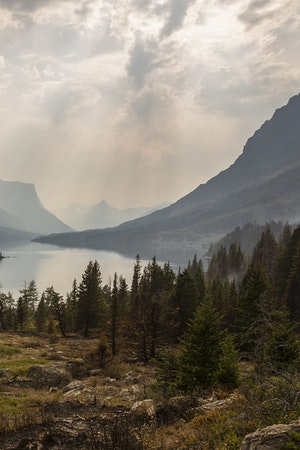
#> input picture Programas/Imagenes/paisaje.jpg, 300 x 450 px
$ python Practica24.py
#> lines starting #> are read from the running program, lines starting #| are printed output that depends on the picture
# importamos las librerias
import cv2
import numpy as np

# Ruta de imagen
ruta_imagen1 = "Imagenes/paisaje.jpg"
ruta_imagen2 = "Imagenes/colibri.jpg"

# Cargamos las imagenes
imagen1 = cv2.imread(ruta_imagen1)
#> imagen1 is the input picture: shape (450, 300, 3); mean B, G, R 112.5, 124.3, 131.6
imagen2 = cv2.imread(ruta_imagen2)
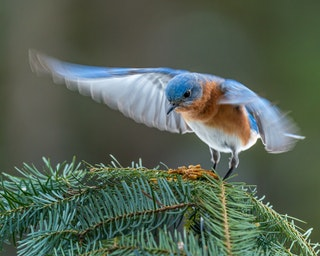
#> input picture Programas/Imagenes/colibri.jpg, 320 x 256 px
#> imagen2 is the input picture: shape (256, 320, 3); mean B, G, R 84.2, 99.3, 86

# Redimensionamiento de imagenes
imagen1_redimensionada = cv2.resize(imagen1, (300,300),interpolation = cv2.INTER_AREA)
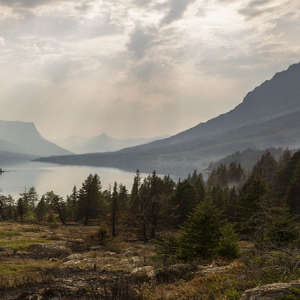
#> imagen1_redimensionada: shape (300, 300, 3); mean B, G, R 112.5, 124.3, 131.6
imagen2_redimensionada = cv2.resize(imagen2, (300,300),interpolation = cv2.INTER_AREA)
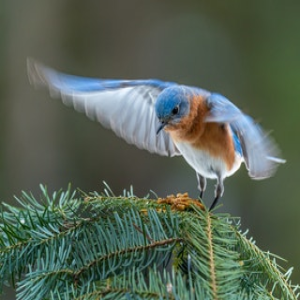
#> imagen2_redimensionada: shape (300, 300, 3); mean B, G, R 84.1, 99.2, 85.9

# Suma de las dos imagenes
operacion_suma = cv2.add(imagen1_redimensionada, imagen2_redimensionada)
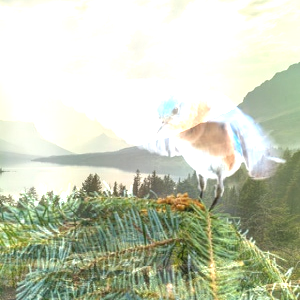
#> operacion_suma: shape (300, 300, 3); mean B, G, R 184.3, 205.4, 199.1

# Mostramos las imagenes
cv2.imshow("Imagen 1 redimensionada", imagen1_redimensionada)
cv2.waitKey()

cv2.imshow("Imagen 2 redimensionada", imagen2_redimensionada)
cv2.waitKey()

cv2.imshow("Resultado de la operación", operacion_suma)
cv2.waitKey(0)

imagen_con_pesos = cv2.addWeighted(imagen1_redimensionada, 0.4, imagen2_redimensionada, 0.6, 0)
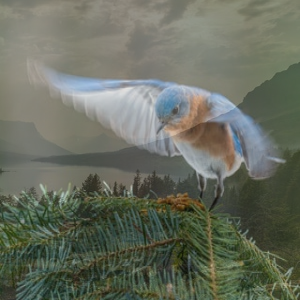
#> imagen_con_pesos: shape (300, 300, 3); mean B, G, R 95.5, 109.2, 104.2
cv2.imshow("Imagen sumada con pesos", imagen_con_pesos)
cv2.waitKey(0)

imagen_mejorada = 255*imagen2_redimensionada
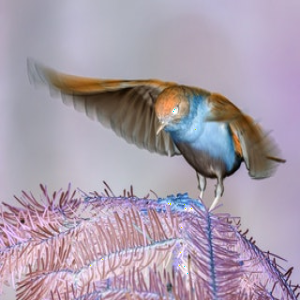
#> imagen_mejorada: shape (300, 300, 3); mean B, G, R 171.8, 156.8, 170.1
cv2.imshow("Imagen mejorada", imagen_mejorada)
cv2.waitKey(0)


imagen_array = imagen1_redimensionada + imagen2_redimensionada
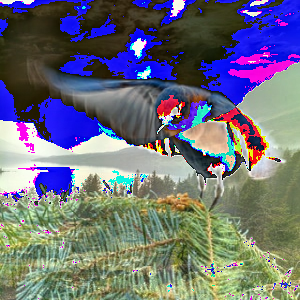
#> imagen_array: shape (300, 300, 3); mean B, G, R 122.7, 110.7, 109.4
cv2.imshow("Array de la suma de dos imagenes", imagen_array)
cv2.waitKey(0)
